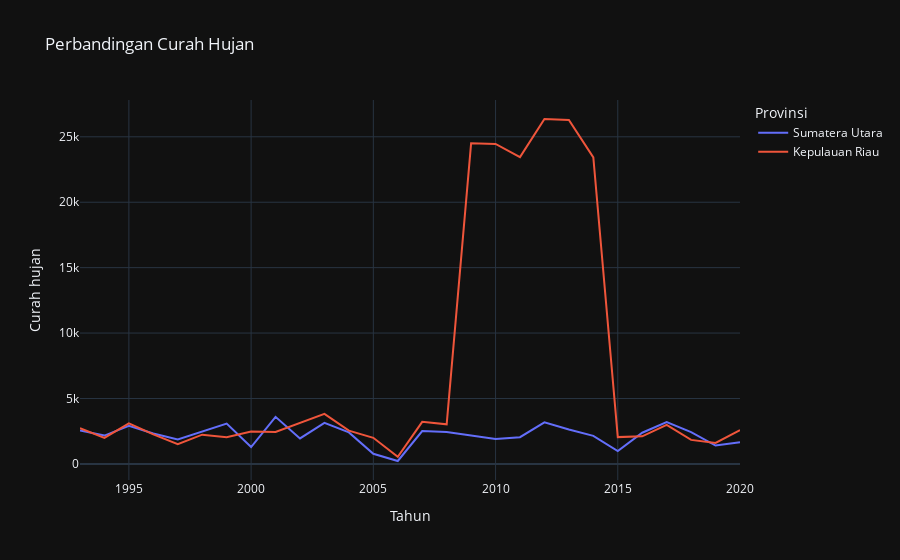

The notebook cell saved with this chart:
### Code cell
fig = px.line(terendah, x="Tahun", y="Curah hujan",color='Provinsi',title='Perbandingan Curah Hujan',template='plotly_dark')
# fig.update_traces(hoverinfo='label+percent')
fig.show()
plotly.offline.plot(fig, filename='grafik/curah_hujan_terendah.html')

### Figure 1 — Plotly figure (JSON) as saved in the notebook; plotly's stock layout.template omitted (floating-point values rounded to 4 significant figures)
{"data": [{"hovertemplate": "Provinsi=Sumatera Utara<br>Tahun=%{x}<br>Curah hujan=%{y}<extra></extra>", "legendgroup": "Sumatera Utara", "line": {"color": "#636efa", "dash": "solid"}, "marker": {"symbol": "circle"}, "mode": "lines", "name": "Sumatera Utara", "orientation": "v", "showlegend": true, "type": "scatter", "x": [1993, 1994, 1995, 1996, 1997, 1998, 1999, 2000, 2001, 2002, 2003, 2004, 2005, 2006, 2007, 2008, 2009, 2010, 2011, 2012, 2013, 2014, 2015, 2016, 2017, 2018, 2019, 2020], "xaxis": "x", "y": [2549.0, 2166.0, 2917.0, 2326.0, 1865, 2497.0, 3087.0, 1290.0, 3595.0, 1945.0, 3140.0, 2407.0, 776.7, 222.5, 2513, 2442, 2184, 1903.0, 2042, 3175, 2627, 2148, 975.9, 2384, 3190, 2431, 1402.0, 1648.0], "yaxis": "y"}, {"hovertemplate": "Provinsi=Kepulauan Riau<br>Tahun=%{x}<br>Curah hujan=%{y}<extra></extra>", "legendgroup": "Kepulauan Riau", "line": {"color": "#EF553B", "dash": "solid"}, "marker": {"symbol": "circle"}, "mode": "lines", "name": "Kepulauan Riau", "orientation": "v", "showlegend": true, "type": "scatter", "x": [1993, 1994, 1995, 1996, 1997, 1998, 1999, 2000, 2001, 2002, 2003, 2004, 2005, 2006, 2007, 2008, 2009, 2010, 2011, 2012, 2013, 2014, 2015, 2016, 2017, 2018, 2019, 2020], "xaxis": "x", "y": [2738.0, 1991.0, 3100.0, 2260.0, 1510.0, 2233, 2045.0, 2478.0, 2442.0, 3124.0, 3823.0, 2540.0, 1996.0, 537.6, 3216.0, 3026.0, 24500, 24456, 23450, 26360, 26280, 23430, 2048.0, 2106.0, 2983.0, 1837.0, 1608.0, 2585.0], "yaxis": "y"}], "layout": {"autosize": true, "legend": {"title": {"text": "Provinsi"}, "tracegroupgap": 0}, "title": {"text": "Perbandingan Curah Hujan"}, "xaxis": {"anchor": "y", "autorange": true, "domain": [0, 1], "range": [1993, 2020], "title": {"text": "Tahun"}, "type": "linear"}, "yaxis": {"anchor": "x", "autorange": true, "domain": [0, 1], "range": [-1230.0, 27810.0], "title": {"text": "Curah hujan"}, "type": "linear"}}}
